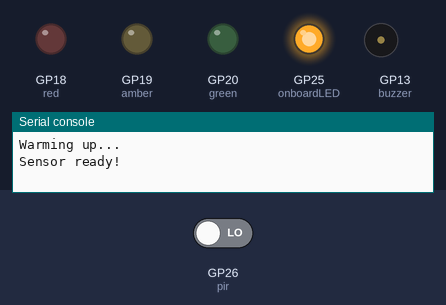
Bench run of a program on a simulated Raspberry Pi Pico running MicroPython. Shown: output pins drawn as LEDs (lit = HIGH), buzzer (waves = sounding), the last lines printed to the serial console. Dashed ring = blinking. Inputs (shaded band) come from the test bench; at power-on: GP26 (pir) LOW.

Above: at 11.2 s.
11.3 s: GP26 (pir) driven HIGH
At 11.7 s:
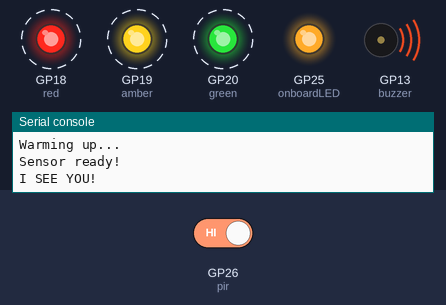
14.3 s: GP26 (pir) driven LOW
At 15.1 s:
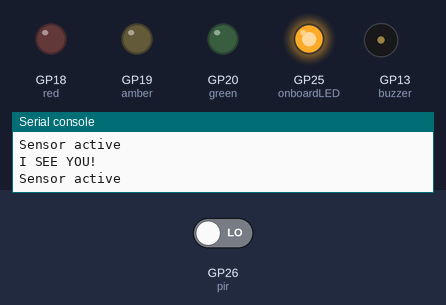
Timing chart, 0 to 17.3 s (numbered marks = the images above; inputs shaded):
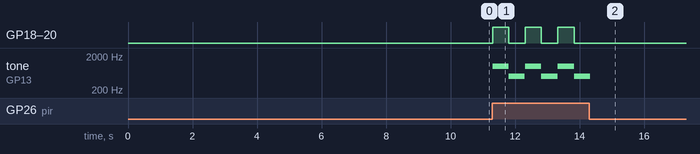

The program:

day7.py
```python
# Imports
from machine import Pin, PWM
import time

onboardLED = Pin(25, Pin.OUT)

# Set up the LED pins
red = Pin(18, Pin.OUT)
amber = Pin(19, Pin.OUT)
green = Pin(20, Pin.OUT)

# Set up the Buzzer pin as PWM
buzzer = PWM(Pin(13))

# Set PWM duty to 0% at program start
buzzer.duty_u16(0)

# Set up PIR pin with pull down
pir = Pin(26, Pin.IN, Pin.PULL_DOWN)

onboardLED.value(1) # Turn onboard LED ON to show program is running

# Warm up/settle PIR sensor
print("Warming up...")
time.sleep(10) # Delay to allow the sensor to settle
print("Sensor ready!")

def alarm(): # Our alarm function
    # Set PWM duty (volume up)
    buzzer.duty_u16(10000)
    for _ in range(1): # Run this 5 times
        buzzer.freq(1000) # Higher pitch

        red.value(1) # Red ON
        amber.value(1) # Amber ON
        green.value(1) # Green ON

        time.sleep(0.5)

        buzzer.freq(500) # Lower pitch

        red.value(0) # Red OFF
        amber.value(0) # Amber OFF
        green.value(0) # Green OFF

        time.sleep(0.5)

    # Set PWM duty (volume off)
    buzzer.duty_u16(0)

while True: # Run forever

    time.sleep(0.01) # Delay to stop unnecessary program speed

    if pir.value() == 1: # If PIR detects movement

        print("I SEE YOU!")

        alarm() # Call our function

        print("Sensor active") # Let us know that the sensor is active again
```

Measured:
- after the input at 11.3 s, GP18 (red), GP19 (amber), GP20 (green): alternates HIGH for 0.50 s and LOW for 0.51 s, starting at once; tone on GP13 (buzzer): silent → 1000 Hz at once, then repeats every 1.0 s: 500 Hz 0.50 s, silent 0.01 s, 1000 Hz 0.50 s
- after the input at 14.3 s, GP18 (red), GP19 (amber), GP20 (green): stops changing and stays LOW; tone on GP13 (buzzer): goes on until 14.3 s, then stays silent
